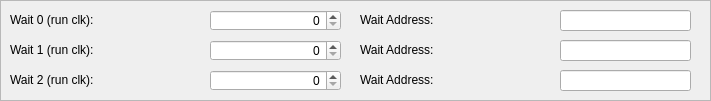
              <widget class="QFrame" name="frame_18">
               <property name="geometry">
                <rect>
                 <x>10</x>
                 <y>490</y>
                 <width>711</width>
                 <height>101</height>
                </rect>
               </property>
               <property name="frameShape">
                <enum>QFrame::StyledPanel</enum>
               </property>
               <property name="frameShadow">
                <enum>QFrame::Raised</enum>
               </property>
               <widget class="QLabel" name="label_94">
                <property name="geometry">
                 <rect>
                  <x>360</x>
                  <y>40</y>
                  <width>161</width>
                  <height>19</height>
                 </rect>
                </property>
                <property name="text">
                 <string>Wait Address:</string>
                </property>
               </widget>
               <widget class="QSpinBox" name="spinBoxWait2">
                <property name="geometry">
                 <rect>
                  <x>210</x>
                  <y>70</y>
                  <width>131</width>
                  <height>21</height>
                 </rect>
                </property>
                <property name="alignment">
                 <set>Qt::AlignRight|Qt::AlignTrailing|Qt::AlignVCenter</set>
                </property>
               </widget>
               <widget class="QLabel" name="label_91">
                <property name="geometry">
                 <rect>
                  <x>360</x>
                  <y>10</y>
                  <width>191</width>
                  <height>19</height>
                 </rect>
                </property>
                <property name="frameShadow">
                 <enum>QFrame::Sunken</enum>
                </property>
                <property name="text">
                 <string>Wait Address:</string>
                </property>
               </widget>
               <widget class="QLabel" name="label_95">
                <property name="geometry">
                 <rect>
                  <x>10</x>
                  <y>10</y>
                  <width>191</width>
                  <height>19</height>
                 </rect>
                </property>
                <property name="text">
                 <string>Wait 0 (run clk):</string>
                </property>
               </widget>
               <widget class="QSpinBox" name="spinBoxWait0">
                <property name="geometry">
                 <rect>
                  <x>210</x>
                  <y>10</y>
                  <width>131</width>
                  <height>21</height>
                 </rect>
                </property>
                <property name="alignment">
                 <set>Qt::AlignRight|Qt::AlignTrailing|Qt::AlignVCenter</set>
                </property>
               </widget>
               <widget class="QSpinBox" name="spinBoxWait1">
                <property name="geometry">
                 <rect>
                  <x>210</x>
                  <y>40</y>
                  <width>131</width>
                  <height>21</height>
                 </rect>
                </property>
                <property name="alignment">
                 <set>Qt::AlignRight|Qt::AlignTrailing|Qt::AlignVCenter</set>
                </property>
               </widget>
               <widget class="QLabel" name="label_93">
                <property name="geometry">
                 <rect>
                  <x>10</x>
                  <y>40</y>
                  <width>171</width>
                  <height>19</height>
                 </rect>
                </property>
                <property name="text">
                 <string>Wait 1 (run clk):</string>
                </property>
               </widget>
               <widget class="QLabel" name="label_92">
                <property name="geometry">
                 <rect>
                  <x>10</x>
                  <y>70</y>
                  <width>131</width>
                  <height>19</height>
                 </rect>
                </property>
                <property name="text">
                 <string>Wait 2 (run clk):</string>
                </property>
               </widget>
               <widget class="QLabel" name="label_96">
                <property name="geometry">
                 <rect>
                  <x>360</x>
                  <y>70</y>
                  <width>111</width>
                  <height>19</height>
                 </rect>
                </property>
                <property name="text">
                 <string>Wait Address:</string>
                </property>
               </widget>
               <widget class="QLineEdit" name="lineEditWait0Address">
                <property name="geometry">
                 <rect>
                  <x>560</x>
                  <y>10</y>
                  <width>131</width>
                  <height>21</height>
                 </rect>
                </property>
                <property name="alignment">
                 <set>Qt::AlignRight|Qt::AlignTrailing|Qt::AlignVCenter</set>
                </property>
                <property name="readOnly">
                 <bool>true</bool>
                </property>
               </widget>
               <widget class="QLineEdit" name="lineEditWait1Address">
                <property name="geometry">
                 <rect>
                  <x>560</x>
                  <y>40</y>
                  <width>131</width>
                  <height>21</height>
                 </rect>
                </property>
                <property name="alignment">
                 <set>Qt::AlignRight|Qt::AlignTrailing|Qt::AlignVCenter</set>
                </property>
                <property name="readOnly">
                 <bool>true</bool>
                </property>
               </widget>
               <widget class="QLineEdit" name="lineEditWait2Address">
                <property name="geometry">
                 <rect>
                  <x>560</x>
                  <y>70</y>
                  <width>131</width>
                  <height>21</height>
                 </rect>
                </property>
                <property name="alignment">
                 <set>Qt::AlignRight|Qt::AlignTrailing|Qt::AlignVCenter</set>
                </property>
                <property name="readOnly">
                 <bool>true</bool>
                </property>
               </widget>
              </widget>
